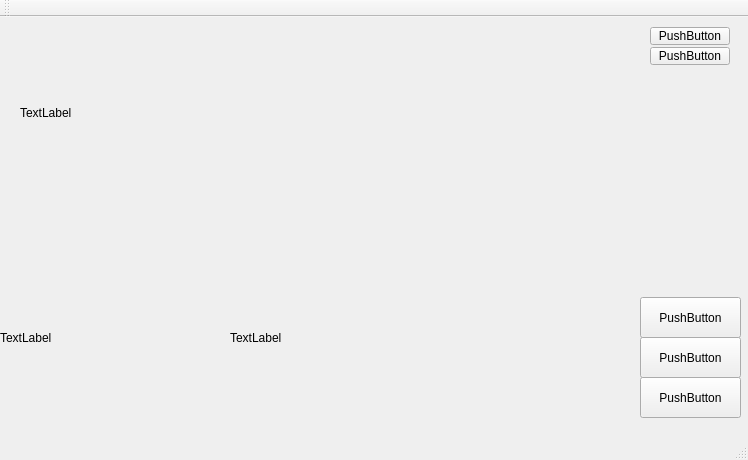
<?xml version="1.0" encoding="UTF-8"?>
<ui version="4.0">
 <class>MainWindow</class>
 <widget class="QMainWindow" name="MainWindow">
  <property name="geometry">
   <rect>
    <x>0</x>
    <y>0</y>
    <width>748</width>
    <height>460</height>
   </rect>
  </property>
  <property name="windowTitle">
   <string>MainWindow</string>
  </property>
  <widget class="QWidget" name="centralWidget">
   <widget class="QLabel" name="label">
    <property name="geometry">
     <rect>
      <x>20</x>
      <y>10</y>
      <width>311</width>
      <height>171</height>
     </rect>
    </property>
    <property name="text">
     <string>TextLabel</string>
    </property>
   </widget>
   <widget class="QPushButton" name="pushButton">
    <property name="geometry">
     <rect>
      <x>650</x>
      <y>10</y>
      <width>80</width>
      <height>18</height>
     </rect>
    </property>
    <property name="text">
     <string>PushButton</string>
    </property>
   </widget>
   <widget class="QPushButton" name="pushButton_2">
    <property name="geometry">
     <rect>
      <x>650</x>
      <y>30</y>
      <width>80</width>
      <height>18</height>
     </rect>
    </property>
    <property name="text">
     <string>PushButton</string>
    </property>
   </widget>
   <widget class="QPushButton" name="pushButton_3">
    <property name="geometry">
     <rect>
      <x>640</x>
      <y>320</y>
      <width>101</width>
      <height>41</height>
     </rect>
    </property>
    <property name="text">
     <string>PushButton</string>
    </property>
   </widget>
   <widget class="QPushButton" name="pushButton_4">
    <property name="geometry">
     <rect>
      <x>640</x>
      <y>360</y>
      <width>101</width>
      <height>41</height>
     </rect>
    </property>
    <property name="text">
     <string>PushButton</string>
    </property>
   </widget>
   <widget class="QPushButton" name="pushButton_5">
    <property name="geometry">
     <rect>
      <x>640</x>
      <y>280</y>
      <width>101</width>
      <height>41</height>
     </rect>
    </property>
    <property name="text">
     <string>PushButton</string>
    </property>
   </widget>
   <widget class="QLabel" name="label_2">
    <property name="geometry">
     <rect>
      <x>0</x>
      <y>240</y>
      <width>211</width>
      <height>161</height>
     </rect>
    </property>
    <property name="text">
     <string>TextLabel</string>
    </property>
   </widget>
   <widget class="QLabel" name="label_3">
    <property name="geometry">
     <rect>
      <x>230</x>
      <y>240</y>
      <width>211</width>
      <height>161</height>
     </rect>
    </property>
    <property name="text">
     <string>TextLabel</string>
    </property>
   </widget>
  </widget>
  <widget class="QMenuBar" name="menuBar">
   <property name="geometry">
    <rect>
     <x>0</x>
     <y>0</y>
     <width>748</width>
     <height>22</height>
    </rect>
   </property>
  </widget>
  <widget class="QToolBar" name="mainToolBar">
   <attribute name="toolBarArea">
    <enum>TopToolBarArea</enum>
   </attribute>
   <attribute name="toolBarBreak">
    <bool>false</bool>
   </attribute>
  </widget>
  <widget class="QStatusBar" name="statusBar"/>
 </widget>
 <layoutdefault spacing="6" margin="11"/>
 <resources/>
 <connections/>
</ui>
